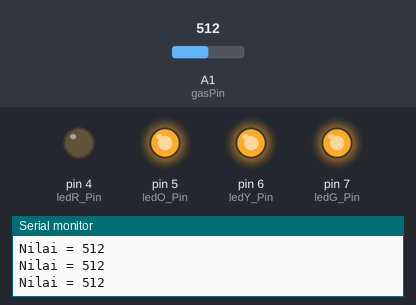
The sketch below on a simulated Arduino Uno, built with avr-gcc and run on an emulated ATmega328P. Parts: output pins drawn as LEDs (lit = HIGH), the last lines printed to the serial monitor. The inputs (shaded band) are chosen by the test bench; at power-on: A1 (gasPin) = 512.

Above: at 1.2 s.
1.3 s: A1 (gasPin) set to 492
At 2.1 s:
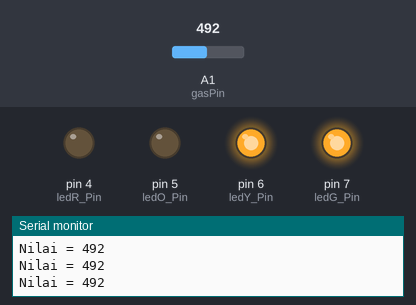
3.0 s: A1 (gasPin) set to 407
4.5 s: A1 (gasPin) set to 391
At 5.7 s:
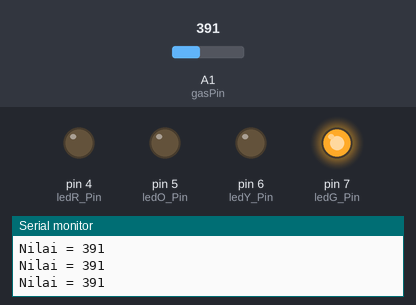
6.0 s: A1 (gasPin) set to 710
At 6.9 s:
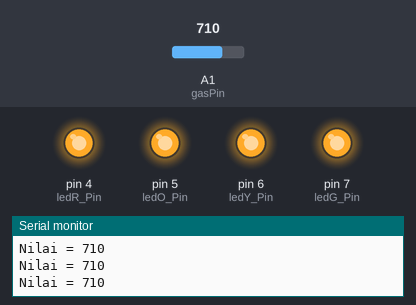
7.5 s: A1 (gasPin) set to 690
At 8.2 s:
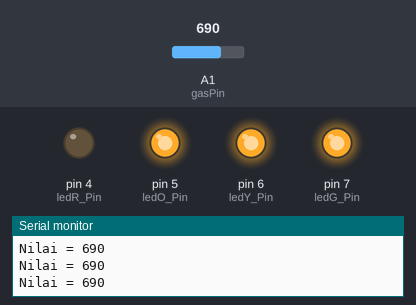
9.0 s: A1 (gasPin) set to 716
At 9.4 s:
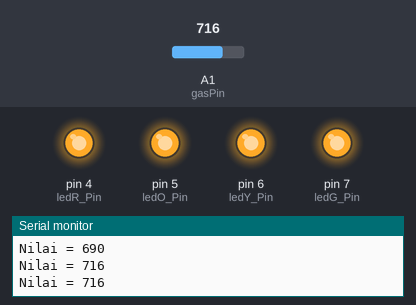
Timing chart, 0 to 11.5 s (numbered marks = the images above; inputs shaded):
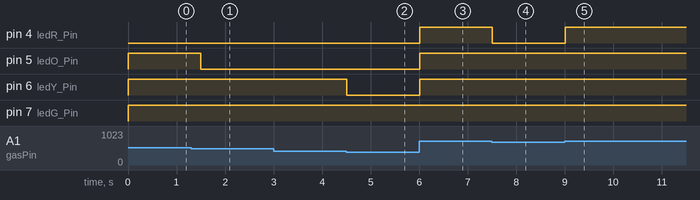

Measured:
- the behaviour switches between 500 and 499 on A1 (gasPin) (found by bisection; images 0 and 1)
- the behaviour switches between 400 and 399 on A1 (gasPin) (found by bisection; images 1 and 2)
- the behaviour switches between 700 and 699 on A1 (gasPin) (found by bisection; images 3 and 4)
- after the input at 1.3 s, pin 5 (ledO_Pin): HIGH → LOW after 0.20 s
- after the input at 4.5 s, pin 6 (ledY_Pin): HIGH → LOW at once
- after the input at 6.0 s, pin 4 (ledR_Pin), pin 5 (ledO_Pin), pin 6 (ledY_Pin): LOW → HIGH at once
- after the input at 7.5 s, pin 4 (ledR_Pin): HIGH → LOW at once
- after the input at 9.0 s, pin 4 (ledR_Pin): LOW → HIGH at once

The sketch:

gas_sensor.ino
```cpp
int const gasPin = A1;	// pin Arduino yang akan membaca output sensor
int ledG_Pin = 7;		// pin Arduino yang terhubung ke LED(Green)
int ledY_Pin = 6;		// pin Arduino yang terhubung ke LED(Yellow)
int ledO_Pin = 5;		// pin Arduino yang terhubung ke LED(Orange)
int ledR_Pin = 4;		// pin Arduino yang terhubung ke LED(Red)

void setup()
{
  pinMode(ledG_Pin, OUTPUT);	// atur pin sebagai OUTPUT
  pinMode(ledY_Pin, OUTPUT);	// atur pin sebagai OUTPUT
  pinMode(ledO_Pin, OUTPUT);	// atur pin sebagai OUTPUT
  pinMode(ledR_Pin, OUTPUT);	// atur pin sebagai OUTPUT
  Serial.begin(9600);			// memulai port serial
}

void loop()
{
  int value = analogRead(gasPin);	// baca sensor analog

  Serial.print("Nilai = ");
  Serial.println(value);

  digitalWrite(ledG_Pin, HIGH);		// LED Green ON

  if (value >= 400){				// Nilai >= 400
    digitalWrite(ledY_Pin, HIGH);	// LED Yellow ON
  } else {
    digitalWrite(ledY_Pin, LOW);
  }

  if (value >= 500){				// Nilai >= 500
    digitalWrite(ledO_Pin, HIGH);	// LED Orange ON
  } else {
    digitalWrite(ledO_Pin, LOW);
  }

  if (value >= 700){				// Nilai >= 700
    digitalWrite(ledR_Pin, HIGH);	// LED Red ON
  } else {
    digitalWrite(ledR_Pin, LOW);
  }

  delay(250);
}
```
